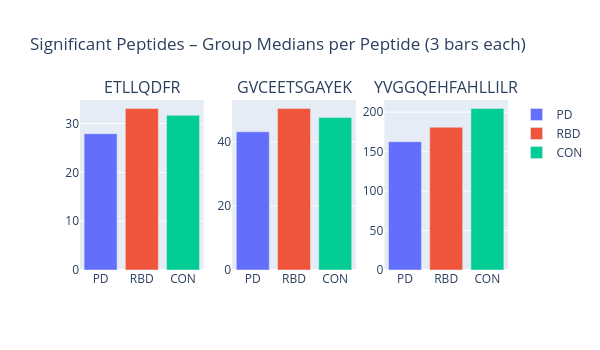

Notebook cell for this chart:
### Markdown cell above
**7.3**: Histograms: median bars

### Code cell
fig_hist = make_subplots(
    rows=1,
    cols=len(sig_peptides),
    shared_yaxes=False,
    subplot_titles=sig_peptides
)
for col_idx, peptide in enumerate(sig_peptides, start=1):
    row_pep = df.loc[df["Peptide"] == peptide].iloc[0]
    for g in group_names:
        values = row_pep[groups[g]].astype(float).values
        values = values[~np.isnan(values)]
        if len(values) == 0:
            median_val = np.nan
        else:
            median_val = float(np.median(values))
        fig_hist.add_trace(
            go.Bar(
                x=[g],
                y=[median_val],
                name=g,
                marker_color=group_colors.get(g),
                showlegend=(col_idx == 1)
            ),
            row=1,
            col=col_idx
        )
fig_hist.update_layout(
    barmode="group"
)
width_hist = max(200 * len(sig_peptides), 400)
height_hist = 350
fig_hist.update_layout(
    title="Significant Peptides – Group Medians per Peptide (3 bars each)",
    width=width_hist,
    height=height_hist
)
fig_hist.show()

### Figure 1 — Plotly figure (JSON) as saved in the notebook; plotly's stock layout.template omitted (floating-point values rounded to 4 significant figures)
{"data": [{"marker": {"color": "#636EFA"}, "name": "PD", "showlegend": true, "type": "bar", "x": ["PD"], "xaxis": "x", "y": [27.92], "yaxis": "y"}, {"marker": {"color": "#EF553B"}, "name": "RBD", "showlegend": true, "type": "bar", "x": ["RBD"], "xaxis": "x", "y": [33.09], "yaxis": "y"}, {"marker": {"color": "#00CC96"}, "name": "CON", "showlegend": true, "type": "bar", "x": ["CON"], "xaxis": "x", "y": [31.68], "yaxis": "y"}, {"marker": {"color": "#636EFA"}, "name": "PD", "showlegend": false, "type": "bar", "x": ["PD"], "xaxis": "x2", "y": [43.14], "yaxis": "y2"}, {"marker": {"color": "#EF553B"}, "name": "RBD", "showlegend": false, "type": "bar", "x": ["RBD"], "xaxis": "x2", "y": [50.4], "yaxis": "y2"}, {"marker": {"color": "#00CC96"}, "name": "CON", "showlegend": false, "type": "bar", "x": ["CON"], "xaxis": "x2", "y": [47.6], "yaxis": "y2"}, {"marker": {"color": "#636EFA"}, "name": "PD", "showlegend": false, "type": "bar", "x": ["PD"], "xaxis": "x3", "y": [162.7], "yaxis": "y3"}, {"marker": {"color": "#EF553B"}, "name": "RBD", "showlegend": false, "type": "bar", "x": ["RBD"], "xaxis": "x3", "y": [180.8], "yaxis": "y3"}, {"marker": {"color": "#00CC96"}, "name": "CON", "showlegend": false, "type": "bar", "x": ["CON"], "xaxis": "x3", "y": [204.6], "yaxis": "y3"}], "layout": {"annotations": [{"font": {"size": 16}, "showarrow": false, "text": "ETLLQDFR", "x": 0.1444, "xanchor": "center", "xref": "paper", "y": 1, "yanchor": "bottom", "yref": "paper"}, {"font": {"size": 16}, "showarrow": false, "text": "GVCEETSGAYEK", "x": 0.5, "xanchor": "center", "xref": "paper", "y": 1, "yanchor": "bottom", "yref": "paper"}, {"font": {"size": 16}, "showarrow": false, "text": "YVGGQEHFAHLLILR", "x": 0.8556, "xanchor": "center", "xref": "paper", "y": 1, "yanchor": "bottom", "yref": "paper"}], "barmode": "group", "height": 350, "title": {"text": "Significant Peptides – Group Medians per Peptide (3 bars each)"}, "width": 600, "xaxis": {"anchor": "y", "domain": [0, 0.2889]}, "xaxis2": {"anchor": "y2", "domain": [0.3556, 0.6444]}, "xaxis3": {"anchor": "y3", "domain": [0.7111, 1]}, "yaxis": {"anchor": "x", "domain": [0, 1]}, "yaxis2": {"anchor": "x2", "domain": [0, 1]}, "yaxis3": {"anchor": "x3", "domain": [0, 1]}}}
